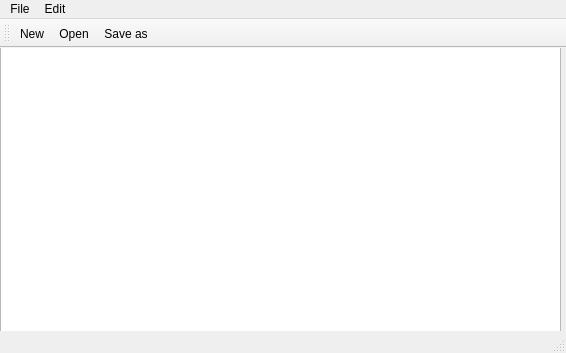
<?xml version="1.0" encoding="UTF-8"?>
<ui version="4.0">
 <class>MainWindow</class>
 <widget class="QMainWindow" name="MainWindow">
  <property name="geometry">
   <rect>
    <x>0</x>
    <y>0</y>
    <width>566</width>
    <height>353</height>
   </rect>
  </property>
  <property name="windowTitle">
   <string>MainWindow</string>
  </property>
  <widget class="QWidget" name="centralwidget">
   <widget class="QWidget" name="verticalLayoutWidget">
    <property name="geometry">
     <rect>
      <x>0</x>
      <y>-10</y>
      <width>561</width>
      <height>331</height>
     </rect>
    </property>
    <layout class="QVBoxLayout" name="verticalLayout">
     <item>
      <widget class="QTextEdit" name="textEdit"/>
     </item>
    </layout>
   </widget>
  </widget>
  <widget class="QMenuBar" name="menubar">
   <property name="geometry">
    <rect>
     <x>0</x>
     <y>0</y>
     <width>566</width>
     <height>20</height>
    </rect>
   </property>
   <widget class="QMenu" name="menuFile">
    <property name="title">
     <string>File</string>
    </property>
    <addaction name="actionNew"/>
    <addaction name="actionOpen"/>
    <addaction name="actionSave_as"/>
    <addaction name="actionPrint"/>
    <addaction name="actionExit"/>
   </widget>
   <widget class="QMenu" name="menuEdit">
    <property name="title">
     <string>Edit</string>
    </property>
    <addaction name="actionCopy"/>
    <addaction name="actionPaste"/>
    <addaction name="actionCut"/>
    <addaction name="actionUndo"/>
    <addaction name="actionRedo"/>
   </widget>
   <addaction name="menuFile"/>
   <addaction name="menuEdit"/>
  </widget>
  <widget class="QStatusBar" name="statusbar"/>
  <widget class="QToolBar" name="mainToolBar">
   <property name="windowTitle">
    <string>toolBar</string>
   </property>
   <attribute name="toolBarArea">
    <enum>TopToolBarArea</enum>
   </attribute>
   <attribute name="toolBarBreak">
    <bool>false</bool>
   </attribute>
   <addaction name="actionNew"/>
   <addaction name="actionOpen"/>
   <addaction name="actionSave_as"/>
  </widget>
  <action name="actionNew">
   <property name="icon">
    <iconset resource="Resources.qrc">
     <normaloff>:/imgs/imgs/New.bmp</normaloff>:/imgs/imgs/New.bmp</iconset>
   </property>
   <property name="text">
    <string>New</string>
   </property>
  </action>
  <action name="actionOpen">
   <property name="icon">
    <iconset resource="Resources.qrc">
     <normaloff>:/imgs/imgs/Open.bmp</normaloff>:/imgs/imgs/Open.bmp</iconset>
   </property>
   <property name="text">
    <string>Open</string>
   </property>
  </action>
  <action name="actionSave_as">
   <property name="icon">
    <iconset resource="Resources.qrc">
     <normaloff>:/imgs/imgs/Save.bmp</normaloff>:/imgs/imgs/Save.bmp</iconset>
   </property>
   <property name="text">
    <string>Save as</string>
   </property>
  </action>
  <action name="actionPrint">
   <property name="text">
    <string>Print</string>
   </property>
  </action>
  <action name="actionExit">
   <property name="text">
    <string>Exit</string>
   </property>
  </action>
  <action name="actionCopy">
   <property name="text">
    <string>Copy</string>
   </property>
  </action>
  <action name="actionPaste">
   <property name="text">
    <string>Paste</string>
   </property>
  </action>
  <action name="actionCut">
   <property name="text">
    <string>Cut</string>
   </property>
  </action>
  <action name="actionUndo">
   <property name="text">
    <string>Undo</string>
   </property>
  </action>
  <action name="actionRedo">
   <property name="text">
    <string>Redo</string>
   </property>
  </action>
 </widget>
 <resources>
  <include location="Resources.qrc"/>
 </resources>
 <connections/>
</ui>
